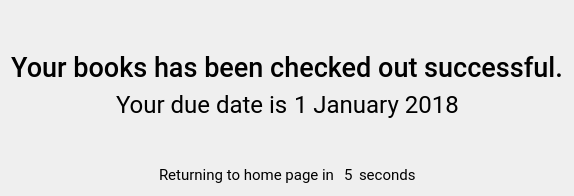
      <widget class="QWidget" name="checkout_success_page">
       <layout class="QVBoxLayout" name="verticalLayout_11">
        <item>
         <spacer name="verticalSpacer_6">
          <property name="orientation">
           <enum>Qt::Vertical</enum>
          </property>
          <property name="sizeHint" stdset="0">
           <size>
            <width>20</width>
            <height>40</height>
           </size>
          </property>
         </spacer>
        </item>
        <item>
         <widget class="QLabel" name="label_2">
          <property name="font">
           <font>
            <family>Roboto Medium</family>
            <pointsize>20</pointsize>
           </font>
          </property>
          <property name="text">
           <string>Your books has been checked out successful.</string>
          </property>
          <property name="alignment">
           <set>Qt::AlignCenter</set>
          </property>
         </widget>
        </item>
        <item>
         <layout class="QHBoxLayout" name="horizontalLayout">
          <item>
           <spacer name="horizontalSpacer_7">
            <property name="orientation">
             <enum>Qt::Horizontal</enum>
            </property>
            <property name="sizeHint" stdset="0">
             <size>
              <width>40</width>
              <height>20</height>
             </size>
            </property>
           </spacer>
          </item>
          <item>
           <widget class="QLabel" name="label_due_date_is">
            <property name="font">
             <font>
              <family>Roboto</family>
              <pointsize>18</pointsize>
             </font>
            </property>
            <property name="text">
             <string>Your due date is</string>
            </property>
           </widget>
          </item>
          <item>
           <widget class="QLabel" name="label_due_date">
            <property name="font">
             <font>
              <family>Roboto</family>
              <pointsize>18</pointsize>
             </font>
            </property>
            <property name="text">
             <string>1 January 2018</string>
            </property>
           </widget>
          </item>
          <item>
           <spacer name="horizontalSpacer_8">
            <property name="orientation">
             <enum>Qt::Horizontal</enum>
            </property>
            <property name="sizeHint" stdset="0">
             <size>
              <width>40</width>
              <height>20</height>
             </size>
            </property>
           </spacer>
          </item>
         </layout>
        </item>
        <item>
         <spacer name="verticalSpacer_7">
          <property name="orientation">
           <enum>Qt::Vertical</enum>
          </property>
          <property name="sizeHint" stdset="0">
           <size>
            <width>20</width>
            <height>40</height>
           </size>
          </property>
         </spacer>
        </item>
        <item>
         <layout class="QHBoxLayout" name="horizontalLayout_4">
          <item>
           <spacer name="horizontalSpacer_6">
            <property name="orientation">
             <enum>Qt::Horizontal</enum>
            </property>
            <property name="sizeHint" stdset="0">
             <size>
              <width>40</width>
              <height>20</height>
             </size>
            </property>
           </spacer>
          </item>
          <item>
           <widget class="QLabel" name="label_6">
            <property name="sizePolicy">
             <sizepolicy hsizetype="Maximum" vsizetype="Preferred">
              <horstretch>0</horstretch>
              <verstretch>0</verstretch>
             </sizepolicy>
            </property>
            <property name="font">
             <font>
              <family>Roboto</family>
              <pointsize>11</pointsize>
             </font>
            </property>
            <property name="text">
             <string>Returning to home page in </string>
            </property>
           </widget>
          </item>
          <item>
           <widget class="QLabel" name="label_cd_to_homepage">
            <property name="sizePolicy">
             <sizepolicy hsizetype="Maximum" vsizetype="Preferred">
              <horstretch>0</horstretch>
              <verstretch>0</verstretch>
             </sizepolicy>
            </property>
            <property name="font">
             <font>
              <family>Roboto</family>
              <pointsize>11</pointsize>
             </font>
            </property>
            <property name="text">
             <string>5</string>
            </property>
           </widget>
          </item>
          <item>
           <widget class="QLabel" name="label_9">
            <property name="sizePolicy">
             <sizepolicy hsizetype="Maximum" vsizetype="Preferred">
              <horstretch>0</horstretch>
              <verstretch>0</verstretch>
             </sizepolicy>
            </property>
            <property name="font">
             <font>
              <family>Roboto</family>
              <pointsize>11</pointsize>
             </font>
            </property>
            <property name="text">
             <string>seconds</string>
            </property>
           </widget>
          </item>
          <item>
           <spacer name="horizontalSpacer_10">
            <property name="orientation">
             <enum>Qt::Horizontal</enum>
            </property>
            <property name="sizeHint" stdset="0">
             <size>
              <width>40</width>
              <height>20</height>
             </size>
            </property>
           </spacer>
          </item>
         </layout>
        </item>
       </layout>
      </widget>
